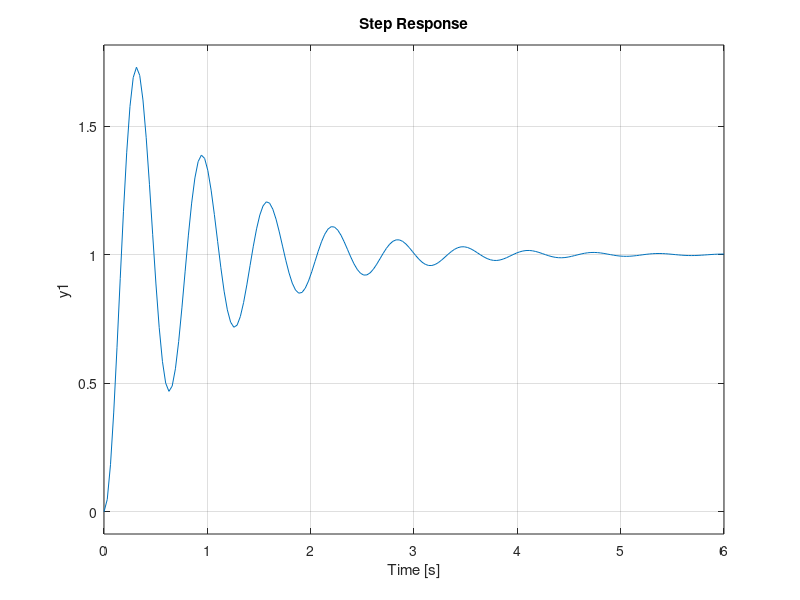

Write the MATLAB code that produced this figure.
c = 100;
b = 2;

omega_n = sqrt(c);
seta = b/(2*omega_n);
k = 1;

num = k*[0 omega_n^2];
den = [1 2*seta*omega_n omega_n^2];

G = tf(num,den)

seta
omega_n
omega_d = omega_n * sqrt(1 - seta^2)

tr = 1.8/omega_n
po = exp((-seta*pi)/sqrt(1 - seta^2))
ts = 4.6/(seta*omega_n)
phi = atan2(omega_d, seta*omega_n)

step(G); grid on;